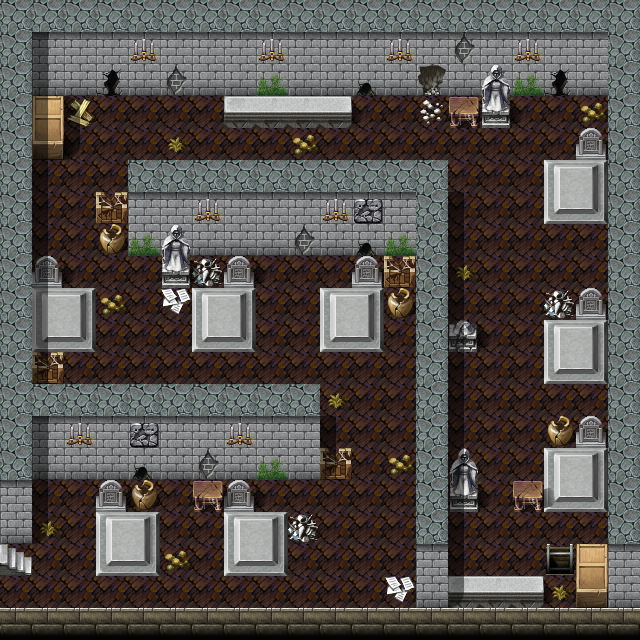

Rendered tile map (Tiled .tmx) drawn with the repository's tilesets; below, a short description and the map source with its tile grids summarised:
An orthogonal 20x20 tile map with 32x32 px tiles, 3 tile layers (Ground, Objects, Above), 1 hidden layer not drawn, 40 tilesets and 16 objects (9x sign, 5x spawn, 2x mapchange).

<map version="1.0" orientation="orthogonal" width="20" height="20" tilewidth="32" tileheight="32">
 <tileset firstgid="1" name="map_bed_1" tilewidth="32" tileheight="32">
  <image source="../drawable/map_bed_1.png" width="512" height="256" />
 </tileset>
 <tileset firstgid="129" name="map_border_1" tilewidth="32" tileheight="32">
  <image source="../drawable/map_border_1.png" width="512" height="256" />
 </tileset>
 <tileset firstgid="257" name="map_bridge_1" tilewidth="32" tileheight="32">
  <image source="../drawable/map_bridge_1.png" width="512" height="256" />
 </tileset>
 <tileset firstgid="385" name="map_broken_1" tilewidth="32" tileheight="32">
  <image source="../drawable/map_broken_1.png" width="512" height="256" />
 </tileset>
 <tileset firstgid="513" name="map_cavewall_1" tilewidth="32" tileheight="32">
  <image source="../drawable/map_cavewall_1.png" width="576" height="192" />
 </tileset>
 <tileset firstgid="621" name="map_cavewall_2" tilewidth="32" tileheight="32">
  <image source="../drawable/map_cavewall_2.png" width="576" height="192" />
 </tileset>
 <tileset firstgid="729" name="map_cavewall_3" tilewidth="32" tileheight="32">
  <image source="../drawable/map_cavewall_3.png" width="576" height="192" />
 </tileset>
 <tileset firstgid="837" name="map_chair_table_1" tilewidth="32" tileheight="32">
  <image source="../drawable/map_chair_table_1.png" width="512" height="256" />
 </tileset>
 <tileset firstgid="965" name="map_crate_1" tilewidth="32" tileheight="32">
  <image source="../drawable/map_crate_1.png" width="512" height="256" />
 </tileset>
 <tileset firstgid="1093" name="map_cupboard_1" tilewidth="32" tileheight="32">
  <image source="../drawable/map_cupboard_1.png" width="512" height="256" />
 </tileset>
 <tileset firstgid="1221" name="map_curtain_1" tilewidth="32" tileheight="32">
  <image source="../drawable/map_curtain_1.png" width="512" height="256" />
 </tileset>
 <tileset firstgid="1349" name="map_entrance_1" tilewidth="32" tileheight="32">
  <image source="../drawable/map_entrance_1.png" width="512" height="256" />
 </tileset>
 <tileset firstgid="1477" name="map_fence_1" tilewidth="32" tileheight="32">
  <image source="../drawable/map_fence_1.png" width="512" height="256" />
 </tileset>
 <tileset firstgid="1605" name="map_fence_2" tilewidth="32" tileheight="32">
  <image source="../drawable/map_fence_2.png" width="512" height="256" />
 </tileset>
 <tileset firstgid="1733" name="map_ground_1" tilewidth="32" tileheight="32">
  <image source="../drawable/map_ground_1.png" width="512" height="256" />
 </tileset>
 <tileset firstgid="1861" name="map_ground_2" tilewidth="32" tileheight="32">
  <image source="../drawable/map_ground_2.png" width="512" height="256" />
 </tileset>
 <tileset firstgid="1989" name="map_ground_3" tilewidth="32" tileheight="32">
  <image source="../drawable/map_ground_3.png" width="512" height="256" />
 </tileset>
 <tileset firstgid="2117" name="map_ground_4" tilewidth="32" tileheight="32">
  <image source="../drawable/map_ground_4.png" width="512" height="256" />
 </tileset>
 <tileset firstgid="2245" name="map_ground_5" tilewidth="32" tileheight="32">
  <image source="../drawable/map_ground_5.png" width="512" height="256" />
 </tileset>
 <tileset firstgid="2373" name="map_ground_6" tilewidth="32" tileheight="32">
  <image source="../drawable/map_ground_6.png" width="512" height="256" />
 </tileset>
 <tileset firstgid="2501" name="map_ground_7" tilewidth="32" tileheight="32">
  <image source="../drawable/map_ground_7.png" width="512" height="256" />
 </tileset>
 <tileset firstgid="2629" name="map_ground_8" tilewidth="32" tileheight="32">
  <image source="../drawable/map_ground_8.png" width="512" height="256" />
 </tileset>
 <tileset firstgid="2757" name="map_indoor_1" tilewidth="32" tileheight="32">
  <image source="../drawable/map_indoor_1.png" width="512" height="256" />
 </tileset>
 <tileset firstgid="2885" name="map_kitchen_1" tilewidth="32" tileheight="32">
  <image source="../drawable/map_kitchen_1.png" width="512" height="256" />
 </tileset>
 <tileset firstgid="3013" name="map_outdoor_1" tilewidth="32" tileheight="32">
  <image source="../drawable/map_outdoor_1.png" width="512" height="256" />
 </tileset>
 <tileset firstgid="3141" name="map_pillar_1" tilewidth="32" tileheight="32">
  <image source="../drawable/map_pillar_1.png" width="512" height="256" />
 </tileset>
 <tileset firstgid="3269" name="map_plant_1" tilewidth="32" tileheight="32">
  <image source="../drawable/map_plant_1.png" width="512" height="256" />
 </tileset>
 <tileset firstgid="3397" name="map_rock_1" tilewidth="32" tileheight="32">
  <image source="../drawable/map_rock_1.png" width="512" height="256" />
 </tileset>
 <tileset firstgid="3525" name="map_roof_1" tilewidth="32" tileheight="32">
  <image source="../drawable/map_roof_1.png" width="512" height="256" />
 </tileset>
 <tileset firstgid="3653" name="map_roof_2" tilewidth="32" tileheight="32">
  <image source="../drawable/map_roof_2.png" width="512" height="256" />
 </tileset>
 <tileset firstgid="3781" name="map_shop_1" tilewidth="32" tileheight="32">
  <image source="../drawable/map_shop_1.png" width="512" height="256" />
 </tileset>
 <tileset firstgid="3909" name="map_sign_ladder_1" tilewidth="32" tileheight="32">
  <image source="../drawable/map_sign_ladder_1.png" width="512" height="256" />
 </tileset>
 <tileset firstgid="4037" name="map_table_1" tilewidth="32" tileheight="32">
  <image source="../drawable/map_table_1.png" width="512" height="256" />
 </tileset>
 <tileset firstgid="4165" name="map_trail_1" tilewidth="32" tileheight="32">
  <image source="../drawable/map_trail_1.png" width="512" height="256" />
 </tileset>
 <tileset firstgid="4293" name="map_tree_1" tilewidth="32" tileheight="32">
  <image source="../drawable/map_tree_1.png" width="512" height="256" />
 </tileset>
 <tileset firstgid="4421" name="map_wall_1" tilewidth="32" tileheight="32">
  <image source="../drawable/map_wall_1.png" width="512" height="256" />
 </tileset>
 <tileset firstgid="4549" name="map_wall_2" tilewidth="32" tileheight="32">
  <image source="../drawable/map_wall_2.png" width="480" height="256" />
 </tileset>
 <tileset firstgid="4669" name="map_wall_3" tilewidth="32" tileheight="32">
  <image source="../drawable/map_wall_3.png" width="480" height="256" />
 </tileset>
 <tileset firstgid="4789" name="map_window_1" tilewidth="32" tileheight="32">
  <image source="../drawable/map_window_1.png" width="512" height="256" />
 </tileset>
 <tileset firstgid="4917" name="map_window_2" tilewidth="32" tileheight="32">
  <image source="../drawable/map_window_2.png" width="512" height="256" />
 </tileset>
 <layer name="Ground" width="20" height="20">
  <data>[400 cells, 400 non-empty, 11 distinct tile ids]</data>
 </layer>
 <layer name="Objects" width="20" height="20">
  <data>[400 cells, 86 non-empty, 26 distinct tile ids]</data>
 </layer>
 <layer name="Above" width="20" height="20">
  <data>[400 cells, 36 non-empty, 4 distinct tile ids]</data>
 </layer>
 <layer name="Walkable" width="20" height="20" visible="0">
  <data>[400 cells, 251 non-empty, 1 distinct tile ids]</data>
 </layer>
 <objectgroup name="Mapevents" width="0" height="0">
  <object name="down" type="mapchange" x="544" y="544" width="32" height="32">
   <properties>
    <property name="map" value="catacombs3" />
    <property name="place" value="up" />
   </properties>
  </object>
  </objectgroup>
 <objectgroup name="Spawn rats" width="0" height="0" visible="0">
  <!-- 1 objects omitted --></objectgroup>
 <objectgroup name="Spawn guards" width="0" height="0" visible="0">
  <!-- 4 objects omitted --></objectgroup>
 <objectgroup name="Keys" width="0" height="0" />
</map>
<!-- 15 of 16 objects omitted -->
